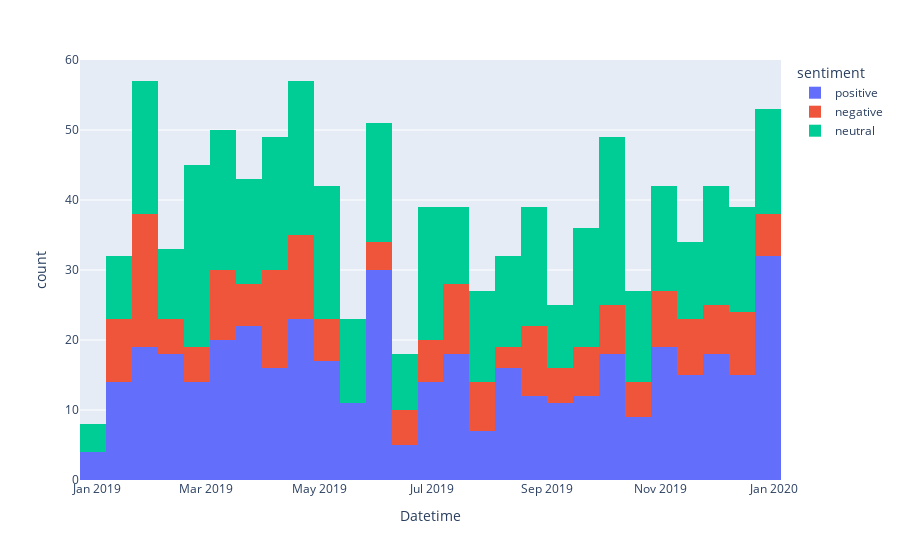

Here is the notebook cell this chart was saved with:
### Markdown cell above
With the final results. We are using ploty to show what kind of sentiment is applicable for the period we have defined earlier.

### Code cell
fig=px.histogram(text_col, x="Datetime",color="sentiment")
fig.show()

### Figure 1 — Plotly figure (JSON) as saved in the notebook; plotly's stock layout.template omitted (floating-point values rounded to 4 significant figures; data arrays with more than 128 entries replaced by an {"elided": "..."} marker saying what was removed)
{"data": [{"alignmentgroup": "True", "bingroup": "x", "hovertemplate": "sentiment=positive<br>Datetime=%{x}<br>count=%{y}<extra></extra>", "legendgroup": "positive", "marker": {"color": "#636efa", "pattern": {"shape": ""}}, "name": "positive", "offsetgroup": "positive", "orientation": "v", "showlegend": true, "type": "histogram", "x": {"elided": "429 str values"}, "xaxis": "x", "yaxis": "y"}, {"alignmentgroup": "True", "bingroup": "x", "hovertemplate": "sentiment=negative<br>Datetime=%{x}<br>count=%{y}<extra></extra>", "legendgroup": "negative", "marker": {"color": "#EF553B", "pattern": {"shape": ""}}, "name": "negative", "offsetgroup": "negative", "orientation": "v", "showlegend": true, "type": "histogram", "x": {"elided": "193 str values"}, "xaxis": "x", "yaxis": "y"}, {"alignmentgroup": "True", "bingroup": "x", "hovertemplate": "sentiment=neutral<br>Datetime=%{x}<br>count=%{y}<extra></extra>", "legendgroup": "neutral", "marker": {"color": "#00cc96", "pattern": {"shape": ""}}, "name": "neutral", "offsetgroup": "neutral", "orientation": "v", "showlegend": true, "type": "histogram", "x": {"elided": "409 str values"}, "xaxis": "x", "yaxis": "y"}], "layout": {"barmode": "relative", "legend": {"title": {"text": "sentiment"}, "tracegroupgap": 0}, "margin": {"t": 60}, "xaxis": {"anchor": "y", "domain": [0, 1], "title": {"text": "Datetime"}}, "yaxis": {"anchor": "x", "domain": [0, 1], "title": {"text": "count"}}}}
